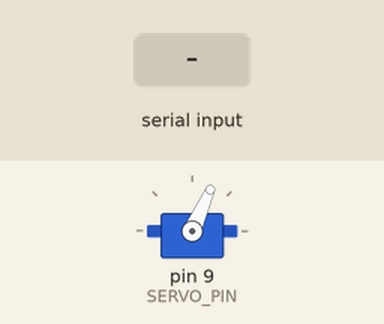
Recording of a sketch running on a simulated Arduino Uno, built with avr-gcc and run on an emulated ATmega328P. On the bench: servo. Inputs (shaded band) come from the test bench. What the sketch prints to the serial monitor is not drawn.

Above: at 1.2 s.
1.3 s: "90,45\n" received over Serial
At 1.7 s:
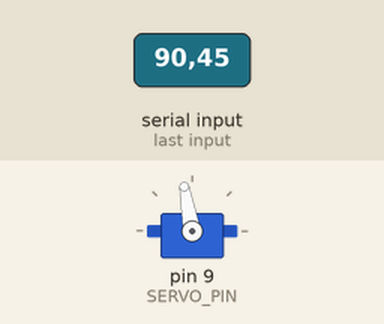
4.3 s: "30,150\n" received over Serial
At 6.08 s:
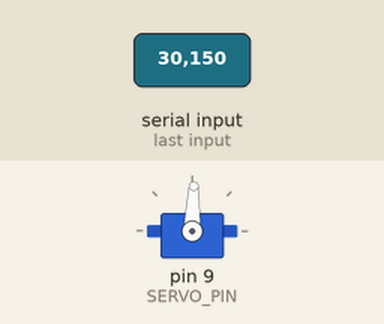
7.3 s: "5\n" received over Serial
At 8.1 s:
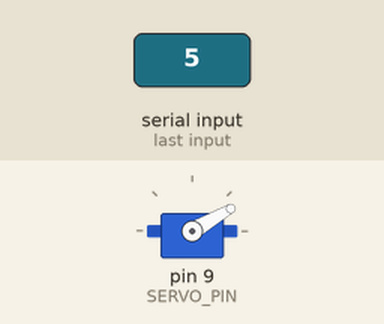
10.3 s: "200\n" received over Serial
Timing chart, 0 to 12.8 s (numbered marks = the images above; inputs shaded):
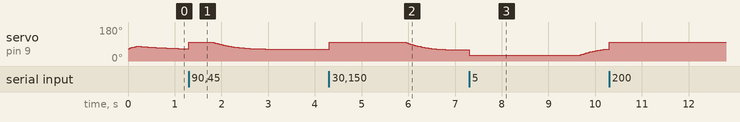

The sketch:

Simulated_pitch_control.ino
```cpp
#include <Servo.h>
#include <math.h>
//-------------- Define global variables ----------------
Servo wingServo;
const int SERVO_PIN = 9;// Set this to whatever pin of the arduino the servo is in series with
const int NEUTRAL_COMMANDEDANGLE = 65;
const int MAX_ANGLE = NEUTRAL_COMMANDEDANGLE + 35 ;
const int MIN_ANGLE = NEUTRAL_COMMANDEDANGLE - 35;
int CommandedAngle = NEUTRAL_COMMANDEDANGLE;
const float dtSec = 0.005;// dt in milliseconds for integration and actual angle functions, adjust later
const float maxRateDegPerSec = 350; // calibrated by eye (600/s without load but slowed down)
float elevatorActualDeg = 0;
float SimPitchDeg = 0;
float Pitch = 0.0;
float PitchRate = 0.0;
float targetPitch = 0.0;
float cumuError = 0.0;
float lastError = 0.0;
float CommandedElevation = 0.0; // very important, this is what we use to compute the actual required deflection based on the PID output
//-------------- Useful constants ----------------
const float a = 10; //just for the pitch calculation, rough estimates based on IRL aircraft
const float b = 5;
const float K_p = 1.3; // PID stuff
float K_i = 0.0;
const float K_d = 0.15;
float decayRate = 0.9998; // just a rate so cumulative error doesn't continue to grow unbounded, can adjust later
//------------- Time parameters ---------------
unsigned long CommandRate_MS =5 ;
unsigned long logRate_MS = 5;
unsigned long lastCommandUpdate = 0;
unsigned long lastLogUpdate = 0;


int AngleGuard (int angle){ // Guard function against extreme angles
  if (angle > MAX_ANGLE) return MAX_ANGLE;
  if (angle < MIN_ANGLE) return MIN_ANGLE;
  return angle;
}
void LogAndCommand (int angle){
  CommandedAngle = AngleGuard(angle); //the angle passed into this command is the protected bounded angle that is return from the angle guard function
  wingServo.write(CommandedAngle);
}
void setup() {
  // put your setup code here, to run once:
  Serial.begin(115200); // start Serial Monitor
  wingServo.attach(SERVO_PIN);
  LogAndCommand(NEUTRAL_COMMANDEDANGLE);   // set to neutral position
}


float approachWithRateLimit(float elevatorActualDeg, float CommandedAngle, float maxRateDegPerSec, float dtSec) { // A function that uses servo speed to estimate the true deflection at a point in time
  float e = CommandedAngle - elevatorActualDeg; // compute error
  float maxStep = maxRateDegPerSec * dtSec; // build a tolerance (i.e if estimate for actualDeg close, we can assume actual is now the commanded)
  if (fabs(e) <= maxStep) {
    return CommandedAngle; // reach target this step
  }
  // move toward target by maxStep
  return elevatorActualDeg + (e > 0 ? maxStep : -maxStep);
}
float simulatedPitch (float elevatorActualDeg, float dtSec){ // simulated pitch using Euler integration

float Deflection = elevatorActualDeg - NEUTRAL_COMMANDEDANGLE;

  float PitchAcceleration = a * Deflection - b * PitchRate;
  PitchRate += PitchAcceleration * dtSec;
  Pitch += PitchRate *dtSec;

  return Pitch;
}
float PIDCommand (float SimPitchDeg, float targetPitch){// PID output, directly mappable to rotation of servo in degrees
  float pitchError = targetPitch - SimPitchDeg; //compute the errors
 if (fabs(pitchError) > 10){

   K_i = 0.2;
  }
  cumuError = cumuError * decayRate + pitchError * dtSec;
  float Proportional = K_p * pitchError;//degree of elevator per unit error
  float Integral = K_i * cumuError;//degree of elevator per unit cumulative error
  float Derivative = - K_d * PitchRate;//degree of elevator per unit rate of change in error

  lastError = pitchError; // now set the current pitchError to be the lastError for the next time this function is called
  float Output = Proportional + Integral + Derivative;
  return Output;
}
// ---------------- Serial targetPitch handler ----------------
// Allows typing a number (e.g. 10 or -5.5) into the Serial Monitor(generated by ChatGPT)
// and updates targetPitch in real time.
void handleSerialTargetPitch() {

  // Check if at least ONE character has arrived over serial
  if (Serial.available() > 0) {

    // Read characters from the serial buffer and convert them
    // into a floating-point number (stops at newline or space)
    float v = Serial.parseFloat();

    // Flush the rest of the line:
    // parseFloat() leaves the newline '\n' behind, so we remove
    // ALL remaining characters to prevent accidental re-reading
    while (Serial.available() > 0) {
      Serial.read();  // discard one character
    }

    // Overwrite the control reference used by the PID loop
    targetPitch = v;

    // Feedback so you can see what value was accepted
    Serial.print("New targetPitch set to: ");
    Serial.println(targetPitch);
  }
}

void loop() {
  // put your main code here, to run repeatedly:
  handleSerialTargetPitch(); //so can adjust pitch
  unsigned long now = millis(); // this how to log quick AND command angle slowly
  if (now - lastLogUpdate >= logRate_MS){
    elevatorActualDeg = approachWithRateLimit (elevatorActualDeg, CommandedAngle, maxRateDegPerSec, dtSec);
    SimPitchDeg = simulatedPitch (elevatorActualDeg, dtSec);
    CommandedElevation = constrain(PIDCommand (SimPitchDeg, targetPitch), -35, 35); //the PID output constrained to the max deflections
    CommandedElevation = roundf(CommandedElevation);
    lastLogUpdate += logRate_MS;
    Serial.print(millis());
    Serial.print(",");
    Serial.print(targetPitch);
    Serial.print(",");
    Serial.print(SimPitchDeg);
    Serial.print(",");
    Serial.println(CommandedElevation);
  }
  if (now - lastCommandUpdate >= CommandRate_MS){// to stop servo twitching beyond is speed, adjust CommandRate_MS until not too much
    lastCommandUpdate += CommandRate_MS;
    CommandedAngle = NEUTRAL_COMMANDEDANGLE + CommandedElevation; //output of PID command is deflection from neutral so add on neutral to give required servo angle
    LogAndCommand (CommandedAngle);
      }
  }
```
